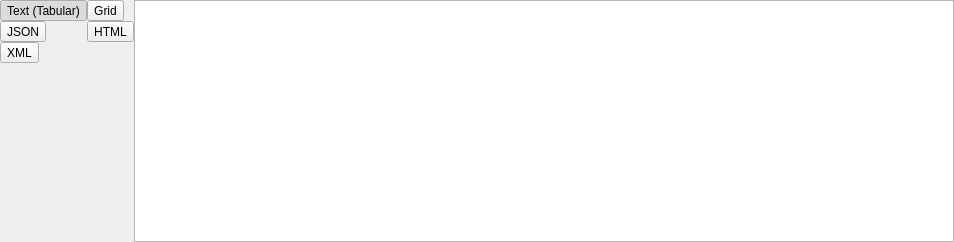
<?xml version="1.0" encoding="UTF-8"?>
<ui version="4.0">
 <class>OutputSet</class>
 <widget class="QWidget" name="OutputSet">
  <property name="geometry">
   <rect>
    <x>0</x>
    <y>0</y>
    <width>954</width>
    <height>242</height>
   </rect>
  </property>
  <property name="windowTitle">
   <string>Form</string>
  </property>
  <layout class="QHBoxLayout" name="horizontalLayout">
   <property name="spacing">
    <number>0</number>
   </property>
   <property name="leftMargin">
    <number>0</number>
   </property>
   <property name="topMargin">
    <number>0</number>
   </property>
   <property name="rightMargin">
    <number>0</number>
   </property>
   <property name="bottomMargin">
    <number>0</number>
   </property>
   <item>
    <layout class="QVBoxLayout" name="verticalLayout_4">
     <property name="spacing">
      <number>0</number>
     </property>
     <item>
      <layout class="QGridLayout" name="gridLayout">
       <property name="spacing">
        <number>0</number>
       </property>
       <item row="0" column="0">
        <widget class="QToolButton" name="bt_txt">
         <property name="toolTipDuration">
          <number>-1</number>
         </property>
         <property name="text">
          <string>Text (Tabular)</string>
         </property>
         <property name="icon">
          <iconset resource="pgdbatool.qrc">
           <normaloff>:/icons/images/icons/txt.png</normaloff>:/icons/images/icons/txt.png</iconset>
         </property>
         <property name="iconSize">
          <size>
           <width>32</width>
           <height>32</height>
          </size>
         </property>
         <property name="checkable">
          <bool>true</bool>
         </property>
         <property name="checked">
          <bool>true</bool>
         </property>
         <attribute name="buttonGroup">
          <string notr="true">buttonGroup</string>
         </attribute>
        </widget>
       </item>
       <item row="0" column="1">
        <widget class="QToolButton" name="bt_grid">
         <property name="text">
          <string>Grid</string>
         </property>
         <property name="icon">
          <iconset resource="pgdbatool.qrc">
           <normaloff>:/icons/images/icons/icons8-data-sheet-40.png</normaloff>:/icons/images/icons/icons8-data-sheet-40.png</iconset>
         </property>
         <property name="iconSize">
          <size>
           <width>32</width>
           <height>32</height>
          </size>
         </property>
         <property name="checkable">
          <bool>true</bool>
         </property>
         <attribute name="buttonGroup">
          <string notr="true">buttonGroup</string>
         </attribute>
        </widget>
       </item>
       <item row="1" column="0">
        <widget class="QToolButton" name="bt_json">
         <property name="text">
          <string>JSON</string>
         </property>
         <property name="icon">
          <iconset resource="pgdbatool.qrc">
           <normaloff>:/icons/images/icons/json-file.png</normaloff>:/icons/images/icons/json-file.png</iconset>
         </property>
         <property name="iconSize">
          <size>
           <width>32</width>
           <height>32</height>
          </size>
         </property>
         <property name="checkable">
          <bool>true</bool>
         </property>
         <attribute name="buttonGroup">
          <string notr="true">buttonGroup</string>
         </attribute>
        </widget>
       </item>
       <item row="1" column="1">
        <widget class="QToolButton" name="bt_html">
         <property name="text">
          <string>HTML</string>
         </property>
         <property name="icon">
          <iconset resource="pgdbatool.qrc">
           <normaloff>:/icons/images/icons/html.png</normaloff>:/icons/images/icons/html.png</iconset>
         </property>
         <property name="iconSize">
          <size>
           <width>32</width>
           <height>32</height>
          </size>
         </property>
         <property name="checkable">
          <bool>true</bool>
         </property>
         <attribute name="buttonGroup">
          <string notr="true">buttonGroup</string>
         </attribute>
        </widget>
       </item>
       <item row="2" column="0">
        <widget class="QToolButton" name="bt_xml">
         <property name="text">
          <string>XML</string>
         </property>
         <property name="icon">
          <iconset resource="pgdbatool.qrc">
           <normaloff>:/icons/images/icons/xml.png</normaloff>:/icons/images/icons/xml.png</iconset>
         </property>
         <property name="iconSize">
          <size>
           <width>32</width>
           <height>32</height>
          </size>
         </property>
         <property name="checkable">
          <bool>true</bool>
         </property>
         <attribute name="buttonGroup">
          <string notr="true">buttonGroup</string>
         </attribute>
        </widget>
       </item>
      </layout>
     </item>
     <item>
      <spacer name="verticalSpacer">
       <property name="orientation">
        <enum>Qt::Vertical</enum>
       </property>
       <property name="sizeHint" stdset="0">
        <size>
         <width>45</width>
         <height>13</height>
        </size>
       </property>
      </spacer>
     </item>
    </layout>
   </item>
   <item>
    <widget class="QStackedWidget" name="output_stack">
     <property name="currentIndex">
      <number>0</number>
     </property>
     <widget class="QWidget" name="pg_text">
      <layout class="QHBoxLayout" name="horizontalLayout_2">
       <property name="spacing">
        <number>0</number>
       </property>
       <property name="leftMargin">
        <number>0</number>
       </property>
       <property name="topMargin">
        <number>0</number>
       </property>
       <property name="rightMargin">
        <number>0</number>
       </property>
       <property name="bottomMargin">
        <number>0</number>
       </property>
       <item>
        <widget class="QPlainTextEdit" name="text_output">
         <property name="font">
          <font>
           <family>Courier 10 Pitch</family>
          </font>
         </property>
         <property name="focusPolicy">
          <enum>Qt::ClickFocus</enum>
         </property>
         <property name="toolTipDuration">
          <number>10</number>
         </property>
         <property name="lineWrapMode">
          <enum>QPlainTextEdit::NoWrap</enum>
         </property>
         <property name="readOnly">
          <bool>true</bool>
         </property>
        </widget>
       </item>
      </layout>
     </widget>
     <widget class="QWidget" name="pg_grid">
      <layout class="QHBoxLayout" name="horizontalLayout_4">
       <property name="spacing">
        <number>0</number>
       </property>
       <property name="leftMargin">
        <number>0</number>
       </property>
       <property name="topMargin">
        <number>0</number>
       </property>
       <property name="rightMargin">
        <number>0</number>
       </property>
       <property name="bottomMargin">
        <number>0</number>
       </property>
       <item>
        <widget class="QTableWidget" name="grid_output"/>
       </item>
      </layout>
     </widget>
     <widget class="QWidget" name="pg_html">
      <layout class="QHBoxLayout" name="horizontalLayout_5">
       <property name="spacing">
        <number>0</number>
       </property>
       <property name="leftMargin">
        <number>0</number>
       </property>
       <property name="topMargin">
        <number>0</number>
       </property>
       <property name="rightMargin">
        <number>0</number>
       </property>
       <property name="bottomMargin">
        <number>0</number>
       </property>
       <item>
        <widget class="QTextBrowser" name="html_output">
         <property name="readOnly">
          <bool>true</bool>
         </property>
        </widget>
       </item>
      </layout>
     </widget>
    </widget>
   </item>
  </layout>
 </widget>
 <resources>
  <include location="pgdbatool.qrc"/>
 </resources>
 <connections/>
 <buttongroups>
  <buttongroup name="buttonGroup"/>
 </buttongroups>
</ui>
